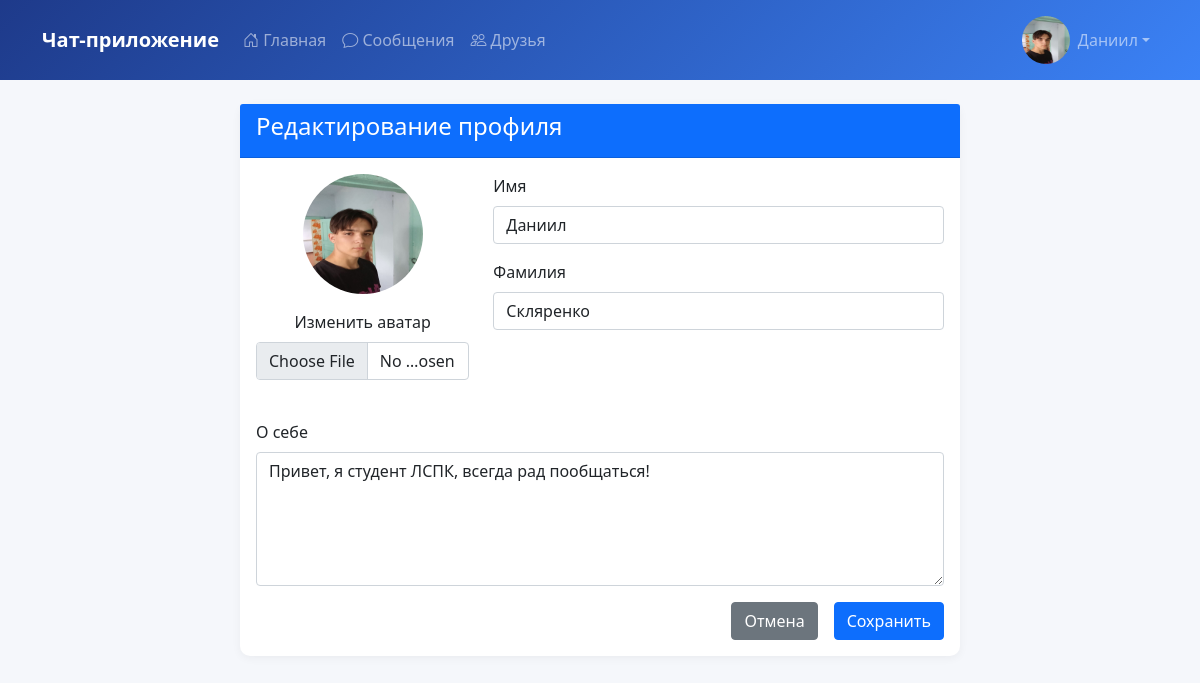
The app's page /edit_profile (signed in) with its own data.
### tables this page shows
CREATE TABLE users (
        id INTEGER PRIMARY KEY AUTOINCREMENT,
        username TEXT UNIQUE NOT NULL,
        password TEXT NOT NULL,
        first_name TEXT,
        last_name TEXT,
        about TEXT,
        avatar TEXT DEFAULT 'default_avatar.png',
        registered_at TIMESTAMP DEFAULT CURRENT_TIMESTAMP
    );

### app.py (the view, shortened to what this page needs)
@app.route('/edit_profile', methods=['GET', 'POST'])
def edit_profile():
    if 'user_id' not in session:
        return redirect(url_for('login'))
    conn = get_db_connection()
    user = conn.execute('SELECT * FROM users WHERE id = ?', (session['user_id'],)).fetchone()
    conn.close()
    return render_template('edit_profile.html', user=user)

### app.py (called while the page is built)
def get_db_connection():
    conn = sqlite3.connect('database.db')
    conn.row_factory = sqlite3.Row
    return conn

### templates/edit_profile.html (shortened to what this page needs)
{% extends "base.html" %}
{% block content %}
<div class="container mt-4">
    <div class="row justify-content-center">
        <div class="col-lg-8">
            <div class="card">
                <div class="card-header bg-primary text-white">
                    <h4>Редактирование профиля</h4>
                </div>
                <div class="card-body">
                    <form method="POST" enctype="multipart/form-data">
                        <div class="row mb-4">
                            <div class="col-md-4 text-center">
                                <img src="{{ url_for('static', filename='img/avatars/' + user.avatar) }}"
                                     class="avatar-lg rounded-circle mb-3" id="avatar-preview">
                                <div class="mb-3">
                                    <label for="avatar" class="form-label">Изменить аватар</label>
                                    <input class="form-control" type="file" id="avatar" name="avatar" accept="image/*">
                                </div>
                            </div>
                            <div class="col-md-8">
                                <div class="mb-3">
                                    <label for="first_name" class="form-label">Имя</label>
                                    <input type="text" class="form-control" id="first_name" name="first_name"
                                           value="{{ user.first_name or '' }}">
                                </div>
                                <div class="mb-3">
                                    <label for="last_name" class="form-label">Фамилия</label>
                                    <input type="text" class="form-control" id="last_name" name="last_name"
                                           value="{{ user.last_name or '' }}">
                                </div>
                            </div>
                        </div>
                        <div class="mb-3">
                            <label for="about" class="form-label">О себе</label>
                            <textarea class="form-control" id="about" name="about" rows="5">{{ user.about or '' }}</textarea>
                        </div>
                        <div class="d-grid gap-2 d-md-flex justify-content-md-end">
                            <a href="{{ url_for('profile', username=user.username) }}" class="btn btn-secondary me-md-2">
                                Отмена
                            </a>
                            <button type="submit" class="btn btn-primary">Сохранить</button>
                        </div>
                    </form>
                </div>
            </div>
        </div>
    </div>
</div>
{% endblock %}

### templates/base.html (shortened to what this page needs)
<!DOCTYPE html>
<html lang="ru">
<head>
    <link href="https://cdn.jsdelivr.net/npm/bootstrap@5.1.3/dist/css/bootstrap.min.css" rel="stylesheet">
    <link rel="stylesheet" href="https://cdn.jsdelivr.net/npm/bootstrap-icons@1.8.1/font/bootstrap-icons.css">
    <link rel="stylesheet" href="{{ url_for('static', filename='css/style.css') }}">
</head>
<body>
    <nav class="navbar navbar-expand-lg navbar-dark" style="background: linear-gradient(135deg, #1e3a8a, #3b82f6);">
        <div class="container">
            <a class="navbar-brand fw-bold" href="{{ url_for('index') }}">Чат-приложение</a>
            <div class="collapse navbar-collapse" id="navbarNav">
                <ul class="navbar-nav me-auto">
                    {% if 'user_id' in session %}
                    <li class="nav-item">
                        <a class="nav-link" href="{{ url_for('index') }}"><i class="bi bi-house-door"></i> Главная</a>
                    </li>
                    <li class="nav-item">
                        <a class="nav-link" href="{{ url_for('messages') }}"><i class="bi bi-chat"></i> Сообщения</a>
                    </li>
                    <li class="nav-item">
                        <a class="nav-link" href="{{ url_for('friends_list') }}"><i class="bi bi-people"></i> Друзья</a>
                    </li>
                    {% endif %}
                </ul>
                <ul class="navbar-nav">
                    {% if 'user_id' in session %}
                    <li class="nav-item dropdown">
                        <a class="nav-link dropdown-toggle d-flex align-items-center" href="#" id="navbarDropdown" role="button" data-bs-toggle="dropdown">
                            <img src="{{ url_for('static', filename='img/avatars/' + (user.avatar if user else 'default_avatar.png')) }}" class="rounded-circle avatar-sm me-2">
                            <span>{{ session['username'] }}</span>
                        </a>
                    </li>
                    {% endif %}
                </ul>
            </div>
        </div>
    </nav>
    <div class="container my-4">
        {% block content %}{% endblock %}
    </div>
</body>
</html>

### static/css/style.css (style rules this page uses)
:root { --primary: #4361ee; --primary-dark: #3a0ca3; --secondary: #3f37c9; --light: #f8f9fa; --dark: #212529; }
body { background-color: #f5f7fb; font-family: 'Segoe UI', Tahoma, Geneva, Verdana, sans-serif; }
.avatar-sm { width: 48px; height: 48px; }
.avatar-lg { width: 120px; height: 120px; }
.card { border: none; border-radius: 10px; box-shadow: 0 2px 10px rgba(0,0,0,0.05); transition: all 0.3s ease; }

### records on screen
users: avatar (picture), first_name "Даниил", last_name "Скляренко", about "Привет, я студент ЛСПК, всегда рад пообщаться!"

### other values on screen
{{ session['username'] }} "Даниил"
